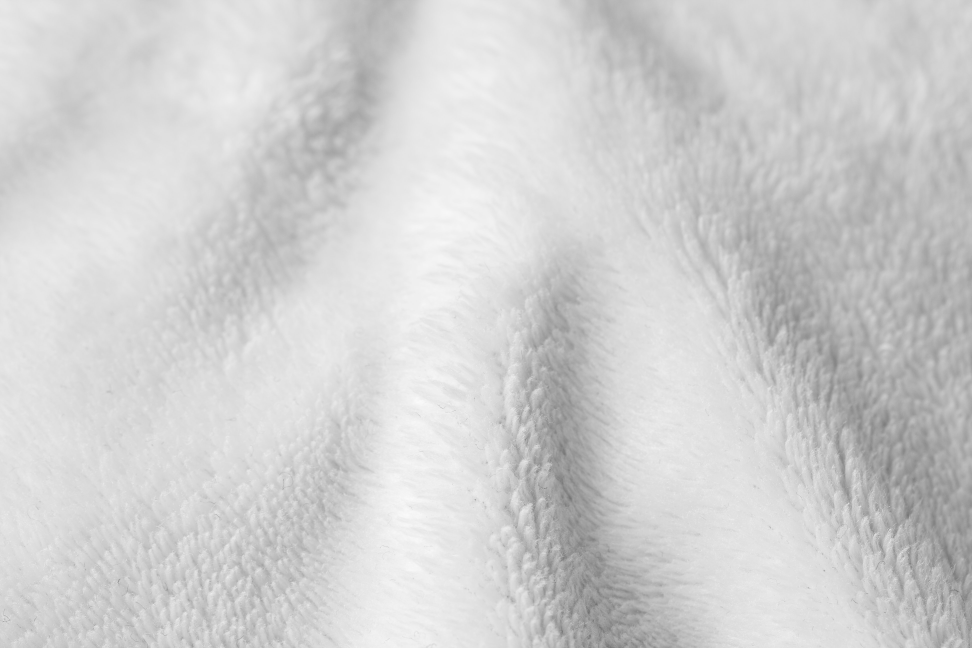
#> input picture bgds/(15).jpg, 3888 x 2592 px, found by its file name (shown at 1/4 size); its folder holds 4 pictures in this run
$ python scattered_block_image_gen.py
#> lines starting #> are read from the running program, lines starting #| are printed output that depends on the picture; pictures that were not available may be replaced by others from this repository, and a replacement may not be noted
from PIL import Image, ImageEnhance
import numpy as np
import os, random, math, cv2

class canvas_build:
    def crop_to_bbox(img):
        bbox = img.getbbox()
        cropped_img = img.crop(bbox)
        return cropped_img

    def overlap_check(img1,img2):

        img1_arr = np.array(img1)
        img2_arr = np.array(img2)

        img1_arr[img1_arr > 0] = 1
        img1_arr[img1_arr == 0] = 3

        img2_arr[img2_arr > 0] = 1
        img2_arr[img2_arr == 0] = 0

        intersect_bool = (img1_arr==img2_arr).any()

        return intersect_bool

    def load_image_paths(folder_path):
        files = [folder_path+'/'+file for file in os.listdir(folder_path)]
        return files

    def create_canvas_image(bgd_paths,imgs_paths,number_of_samples,number_of_attempts,canvas_width,canvas_height,brick_min_scale,brick_max_scale,shadows):

#> called with bgd_paths = 'E:/DATA/blocks/bgds', imgs_paths = 'E:/DATA/blocks/B100', number_of_samples = 50, number_of_attempts = 10, canvas_width = 1024, canvas_height = 1024, brick_min_scale = 0.3, brick_max_scale = 0.7
        imgs_paths = canvas_build.load_image_paths(imgs_paths)
        bgd_paths = canvas_build.load_image_paths(bgd_paths)

        canvas_objects = []

        bgd = random.choice(bgd_paths)

        bgd = Image.open(bgd)
#> bgd is the input picture: PIL image 3888x2592 RGB; min 83, max 251, mean 207.9

        rand_rotate = random.choice((0,90,180,270,-90))

        bgd = bgd.resize((canvas_width,canvas_height))
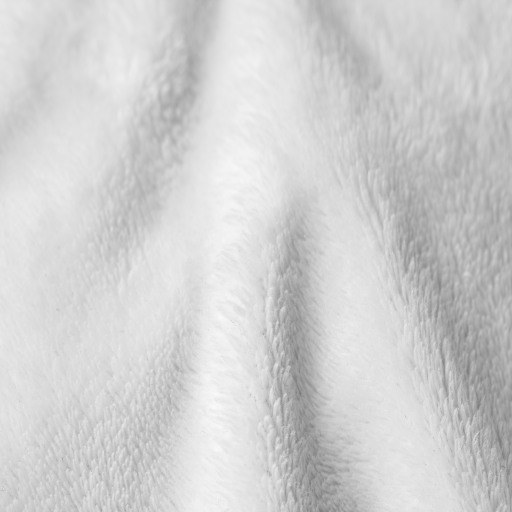
#> bgd: PIL image 1024x1024 RGB (shown at 1/2 size); min 112, max 250, mean 207.9

        bgd = bgd.rotate(rand_rotate)
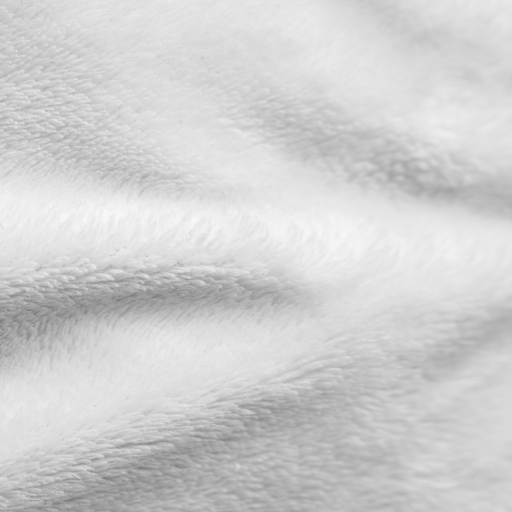
#> bgd: PIL image 1024x1024 RGB (shown at 1/2 size); min 112, max 250, mean 207.9

        canvas = Image.new('RGBA',(canvas_width,canvas_height),(0,0,0,0))
#> canvas: PIL image 1024x1024 RGBA; every value is 0

        for obj in range(number_of_samples):

            rand_img_path = random.choice(imgs_paths)
            img_id = rand_img_path.split('/')[-1].split('_')[0]

            rand_img_scale = random.choice([((brick_max_scale-brick_min_scale)/10)*s+brick_min_scale for s in range(1,10)])
            img = canvas_build.crop_to_bbox(Image.open(rand_img_path))
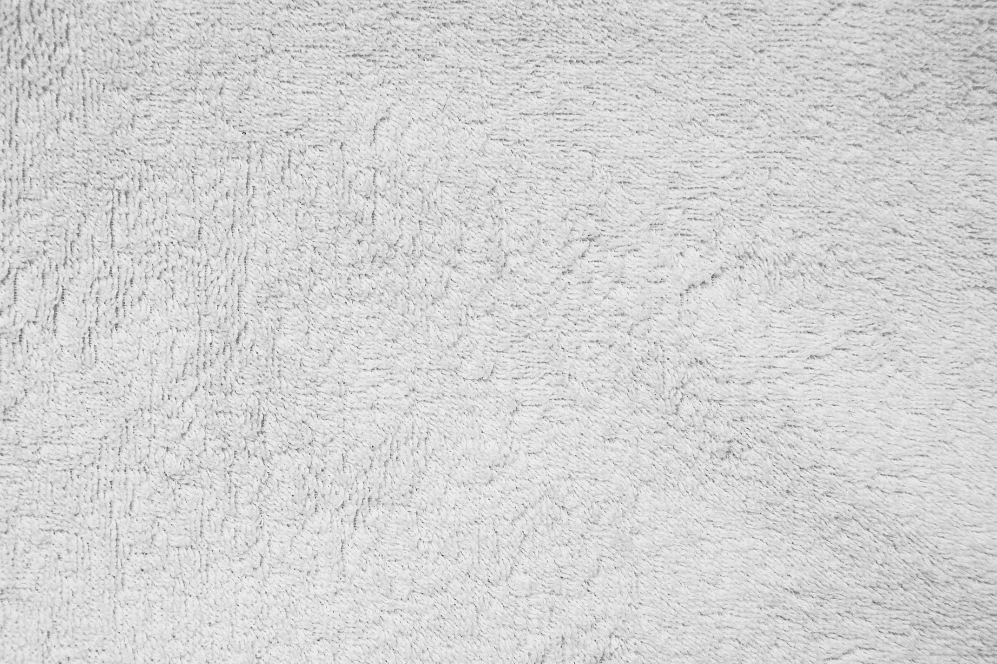
#> input picture bgds/(10).jpg, 4982 x 3320 px, given as the content of the folder E:/DATA/blocks/B100, which was not available (shown at 1/5 size)
#> in crop_to_bbox, `bbox = img.getbbox()`: bbox = (0, 0, 4982, 3320)
#> in crop_to_bbox, cropped_img is the input picture: PIL image 4982x3320 RGB; min 0, max 255, mean 211.7
            img = img.resize((math.ceil(img.size[0]*rand_img_scale),math.ceil(img.size[1]*rand_img_scale)))

            brightness_factor = random.uniform(0.4,3.5)

            enhancer = ImageEnhance.Brightness(img)

            img = enhancer.enhance(brightness_factor)

            for attempt in range(number_of_attempts):

                rand_x,rand_y = random.randint(0,canvas_width-img.width-1),random.randint(0,canvas_height-img.height-1)

                canvas_selected_region = canvas.crop((rand_x,rand_y,rand_x+img.width,rand_y+img.height))

                overlap = canvas_build.overlap_check(img,canvas_selected_region)

                if (overlap == False):


                    canvas.paste(img,(rand_x,rand_y),img)

                    canvas_objects.append([img_id,[rand_x,rand_y,rand_x+img.width,rand_y+img.height]])

                    break
#> after the loop, canvas_objects = []

        if (shadows==True):
            shadow_canvas = canvas
            shad_enhancer = ImageEnhance.Brightness(shadow_canvas)
            shadow_canvas = shad_enhancer.enhance(0)

            #shadow_canvas.show()

            shadow_shift_x = int((random.randint(0,10)/100)*CANVAS_WIDTH)
            shadow_shift_y = int((random.randint(0,10)/100)*CANVAS_HEIGHT)
            shadow_harshness = random.uniform(0,1)

            shadow_canvas.putalpha(shadow_harshness)
            #print(shadow_canvas)
            #print(shadow_shift_x,shadow_shift_y)
            bgd.paste(shadow_canvas,box=(shadow_shift_x,shadow_shift_y),mask=shadow_canvas)

        bgd.show()
        s = input('...')

        bgd.paste(canvas,canvas)
        bgd = bgd.convert('L')

        bgd.show()

        s = input('...')
        #stacked = np.stack((bgd,)*3,axis=-1)

        #return bgd,canvas_objects

block_img_folder = 'E:/DATA/blocks/B100'
bgd_img_folder = 'E:/DATA/blocks/bgds'

img_out = 'E:/DATA/blocks/training_data/imgs'
ann_out = 'E:/DATA/blocks/training_data/annots'

NUMBER_OF_IMGS = 50000

NUMBER_OF_SAMPLES_PER_IMG = 50
NUMBER_OF_ATTEMPS_PER_SAMPLE = 10
CANVAS_WIDTH = 1024
CANVAS_HEIGHT = 1024
CANVAS_DEPTH = 3
BRICK_MIN_SCALE = 0.3
BRICK_MAX_SCALE = 0.7
START_INDEX = 0
SHADOWS = True

#> (the run stopped early here; a loop or call above may not have finished)
